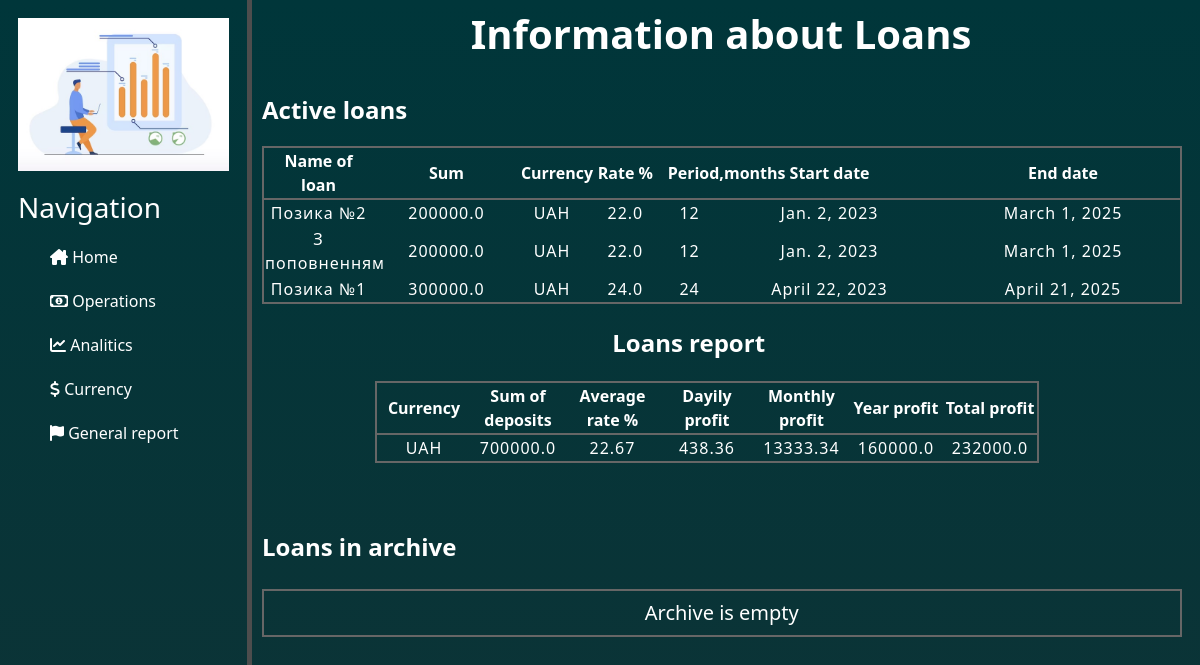
/loans/general_information_on_loans, run on an earlier commit of the app's database.
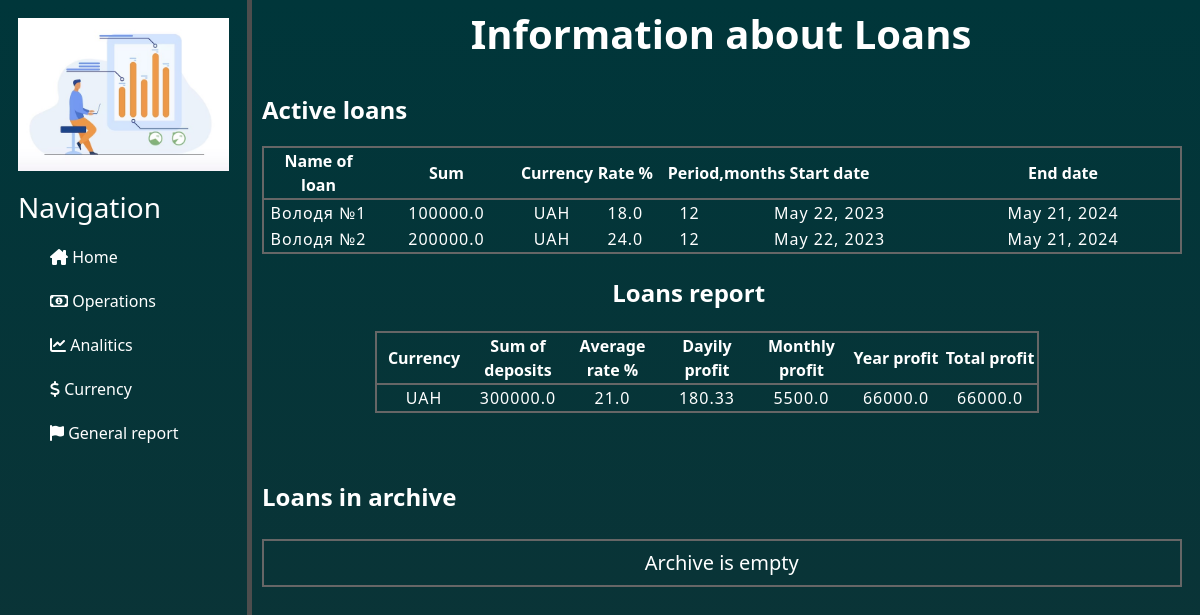
And on a later commit of the database.
### loans/models.py (models this page shows)
class Loans(BaseTableForProducts):
    class Meta:
        db_table = 'loans'

### loans/views.py (the view)
# urls.py: path('general_information_on_loans', views.general_information_on_loans, name='general_information_on_loans'),
def general_information_on_loans(request):
    active_loans = Loans.objects.filter(end_date__gt=date.today()).order_by('start_date')
    grouped_active_loans = grouping(active_loans)
    loans_in_archive = Loans.objects.filter(end_date__lt=date.today()).order_by('end_date')
    grouped_archive_loans = grouping(loans_in_archive)
    if grouped_active_loans != 'list is empty':
        report_active_loans = calculate_indicators('loans', grouped_active_loans)
    else:
        report_active_loans = grouped_active_loans  # поверне 'list is empty'
    if grouped_archive_loans != 'list is empty':
        report_archive_loans = calculate_indicators('loans', grouped_archive_loans)
    else:
        report_archive_loans = grouped_archive_loans  # поверне 'list is empty'
    return render(request, 'loans/general_information_on_loans.html',
                  {'grouped_active_loans': grouped_active_loans,
                   'grouped_archive_loans': grouped_archive_loans,
                   'report_active_loans': report_active_loans,
                   'report_archive_loans': report_archive_loans
                   })

### utils/general/general_functions.py (called while the page is built)
def grouping(incoming_data):
    group_uah = []
    group_usd = []
    group_eur = []
    group_pln = []
    group_chf = []
    group_gbp = []
    for element in incoming_data:
        if element.currency == 'UAH':
            group_uah.append(element)
        if element.currency == 'USD':
            group_usd.append(element)
        if element.currency == 'EUR':
            group_eur.append(element)
        if element.currency == 'PLN':
            group_pln.append(element)
        if element.currency == 'CHF':
            group_chf.append(element)
        if element.currency == 'GBP':
            group_gbp.append(element)
    if group_uah or group_usd or group_eur or group_pln or group_chf or group_gbp:
        return [group_uah, group_usd, group_eur, group_pln, group_chf, group_gbp]
    else:
        return 'list is empty'

### loans/templates/loans/general_information_on_loans.html (shortened to what the changed rows need)
{% extends 'main/layout.html' %}
{% block content %}
    {% if grouped_active_loans != 'list is empty' %}
         <div class="title">
            <h1><b> Information about Loans </b></h1>
         </div>
        <div class="block_information_about_deposits">
            <div class="block_active_deposits">
                <table class="table_for_deposits">
                    <tr>
                        <th scope="col">Name of loan</th>
                        <th>Sum </th>
                        <th>Currency</th>
                        <th>Rate %</th>
                        <th>Period,months</th>
                        <th>Start date</th>
                        <th>End date</th>
                    </tr>
                    {% for group in grouped_active_loans %}
                        {% if group %}
                            {% for loan in group %}
                                <tr>
                                    <td>{{ loan.name }}</td>
                                    <td>{{ loan.sum }} </td>
                                    <td>{{ loan.currency }} </td>
                                    <td>{{ loan.rate }}</td>
                                    <td>{{ loan.period }}</td>
                                    <td>{{ loan.start_date }} </td>
                                    <td>{{ loan.end_date }} </td>
                                </tr>
                            {% endfor %}
                        {% endif %}
                    {% endfor %}
                </table>
            </div>
        </div>
    {% else %}
        <div class="block_empty_deposits">
            <h4><b>Active loans</b></h4>
            <h5>You have no active loans</h5>
        </div>
    {% endif %}
    <div class="block_deposits_report">
        {% if report_active_loans != 'list is empty' %}
            <div class="block_table_deposits_report">
                <table class="table_deposits_report">
                    <tr>
                        <th> Currency </th>
                        <th> Sum of deposits </th>
                        <th> Average rate % </th>
                        <th> Dayily profit </th>
                        <th> Monthly profit </th>
                        <th> Year profit </th>
                        <th> Total profit </th>
                    </tr>
                    {% for indicator in report_active_loans %}
                        <tr>
                            <td> {{ indicator.currency }}</td>
                            <td> {{ indicator.calc_sum }}</td>
                            <td> {{ indicator.average_rate }}</td>
                            <td> {{ indicator.dayily_profit }}</td>
                            <td> {{ indicator.monthly_profit }}</td>
                            <td> {{ indicator.year_profit }}</td>
                            <td> {{ indicator.total_profit }}</td>
                        </tr>
                    {% endfor %}
                </table>
            </div>
        {% endif %}
    </div>
{% endblock %}

What changed in the data, as far as the page shows it:
removed Loans: name "Позика №2", sum "200000.0", currency "UAH", rate "22.0", period "12", start_date "Jan. 2, 2023", end_date "March 1, 2025"
removed Loans: name "З поповненням", sum "200000.0", currency "UAH", rate "22.0", period "12", start_date "Jan. 2, 2023", end_date "March 1, 2025"
removed Loans: name "Позика №1", sum "300000.0", currency "UAH", rate "24.0", period "24", start_date "April 22, 2023", end_date "April 21, 2025", currency "UAH"
added Loans: name "Володя №1", sum "100000.0", currency "UAH", rate "18.0", period "12", start_date "May 22, 2023", end_date "May 21, 2024"
added Loans: name "Володя №2", sum "200000.0", currency "UAH", rate "24.0", period "12", start_date "May 22, 2023", end_date "May 21, 2024", currency "UAH"
Also different on the page:
new list line: "300000.0 21.0 180.33 5500.0 66000.0 66000.0"
list line gone: "700000.0 22.67 438.36 13333.34 160000.0 232000.0"
